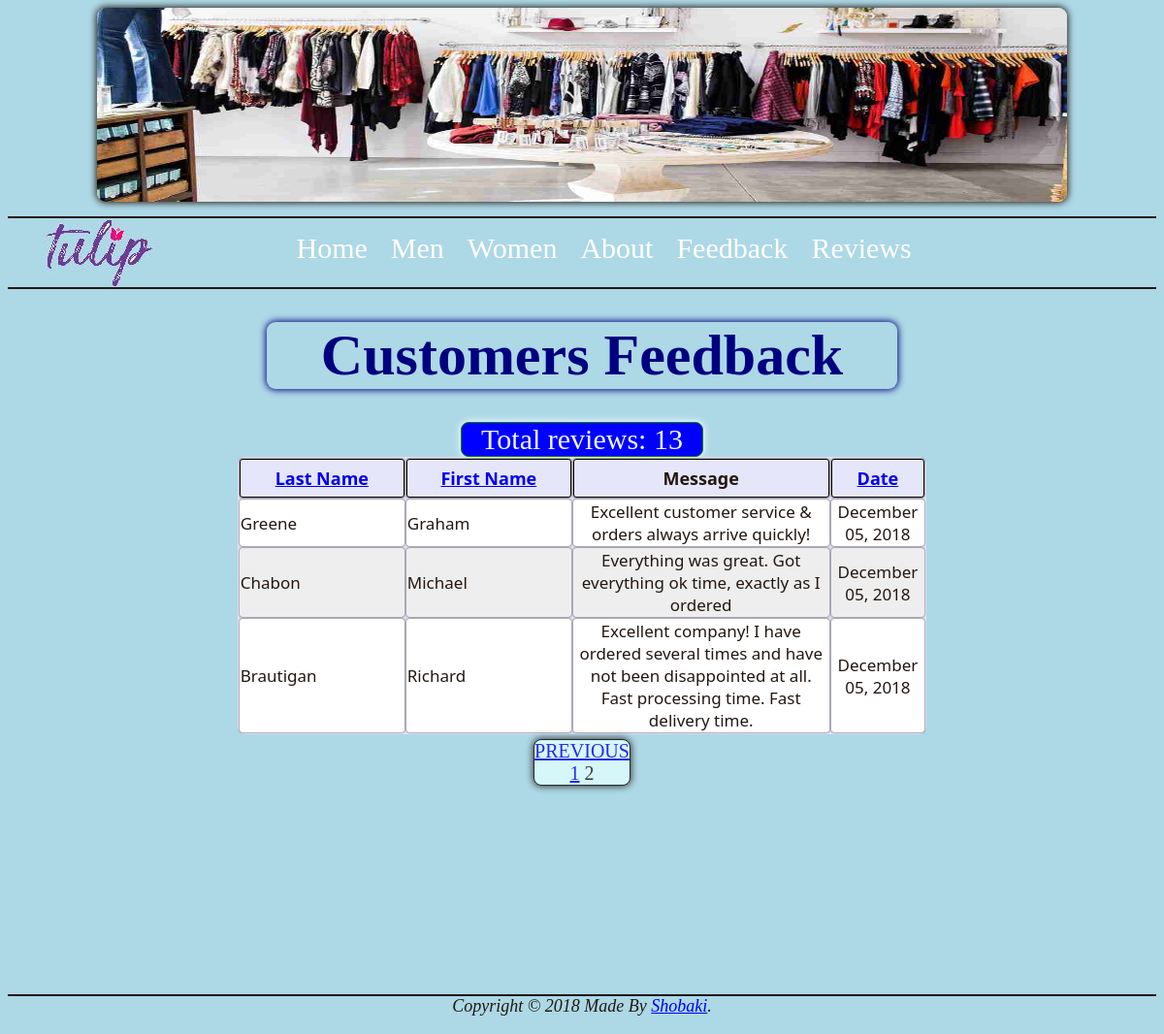
The page /view_contacts.php?s=10&p=2&sort=cd on the database its author committed.
### tables this page shows
CREATE TABLE contacts 
(
id MEDIUMINT UNSIGNED NOT NULL AUTO_INCREMENT,
first_name VARCHAR(20) NOT NULL,
last_name VARCHAR(40) NOT NULL,
email VARCHAR(60) NOT NULL,
message VARCHAR(8000) NOT NULL,
contact_date DATETIME DEFAULT CURRENT_TIMESTAMP,
PRIMARY KEY (id)
);

### view_contacts.php (the view, shortened to what this page needs)
<!DOCTYPE html>
<html lang="en">
		<head>
			<link rel="stylesheet" href="css/tulip.css">
		</head>
		<body>
			<header>
				<img class="welcome" src="images/about1.jpeg" alt="Store Picture">
			</header>
			<nav>
				<ul>
					<li><div class="logo"></div>       </li>
					<li><a href="index.php">Home</a>   </li>
					<li><a href="men.php">Men</a>      </li>
					<li><a href="women.php">Women</a>      </li>
					<li><a href="about.php">About</a>      </li>
					<li><a href="contact.php">Feedback</a>      </li>
                    <li><a href="view_contacts.php">Reviews</a>      </li>
				</ul>
			</nav>
			<main>
                <br>
<?php
echo '<h1 id="feedback">Customers Feedback</h1>';
require('dbConnection.php');
$display = 10;
if (isset($_GET['p']) && is_numeric($_GET['p'])) {
	$pages = $_GET['p'];
}
if (isset($_GET['s']) && is_numeric($_GET['s'])) {
	$start = $_GET['s'];
} else {
	$start = 0;
}
$sort = (isset($_GET['sort'])) ? $_GET['sort'] : 'cd';
switch ($sort) {
	case 'cd':
		$order_by = 'contact_date ASC';
		break;
}
$q = "SELECT last_name, first_name, message, DATE_FORMAT(contact_date, '%M %d, %Y') AS dc, id FROM contacts ORDER BY $order_by LIMIT $start, $display";
$r = @mysqli_query($conn, $q);
                echo '<br>';
     $q1 = "SELECT COUNT(id) FROM contacts";
	$r1 = @mysqli_query($conn, $q1);
    $row1 = @mysqli_fetch_array($r1, MYSQLI_NUM);
   $records = $row1[0];
 echo '<p id="tr">Total reviews: '. $records . '</p>';
echo '<table width="60%">
<thead>
<tr>
	<th align="left"><strong><a href="view_contacts.php?sort=ln">Last Name</a></strong></th>
	<th align="left"><strong><a href="view_contacts.php?sort=fn">First Name</a></strong></th>
    <th align="center"><strong>Message</strong></th>
	<th align="left"><strong><a href="view_contacts.php?sort=cd">Date</a></strong></th>
</tr>
</thead>
<tbody>
';
$bg = '#eeeeee';
while ($row = mysqli_fetch_array($r, MYSQLI_ASSOC)) {
	$bg = ($bg=='#eeeeee' ? '#ffffff' : '#eeeeee');
		echo '<tr bgcolor="' . $bg . '">
		<td class="left">' . $row['last_name'] . '</td>
		<td class="left">' . $row['first_name'] . '</td>
        <td align="center">' . $row['message'] . '</td>
		<td align="center">' . $row['dc'] . '</td>
	</tr>
	';
}
echo '</tbody></table>';
if ($pages > 1) {
	echo '<p class="next">';
	$current_page = ($start/$display) + 1;
	if ($current_page != 1) {
		echo '<a href="view_contacts.php?s=' . ($start - $display) . '&p=' . $pages . '&sort=' . $sort . '">Previous</a> ';
	}
	for ($i = 1; $i <= $pages; $i++) {
		if ($i != $current_page) {
			echo '<a href="view_contacts.php?s=' . (($display * ($i - 1))) . '&p=' . $pages . '&sort=' . $sort . '">' . $i . '</a> ';
		} else {
			echo $i . ' ';
		}
	}
	echo '</p>';
}
?>
</main><br><br><br><br>
				<footer>
				Copyright &copy 2018 Made By <a href="contact.php">Shobaki</a>.
			</footer>
		</body>
</html>

### css/tulip.css (style rules this page uses)
body { background-color: lightblue; color: #221811; font-family: Georgia, Times, Times New Roman, serif; font-size: 30px; }
header { padding-bottom:.5em; min-width: 800px; max-width: 1000px; margin-right:auto; margin-left: auto; }
h1 { text-align:center; font-family: Coronetscript, cursive; color: navy; border-radius: 9px; margin: auto; box-shadow: 0 0 7px 1px; }
#feedback { width:650px; }
.logo { background-color: lightblue; background-image: url(../images/logo.jpeg); background-repeat:no-repeat; width: 115px; height: 70px; float:left; margin-right:4.5em; margin-top: 1px; }
.welcome { width: 1000px; height: 200px; background: url(../images/welcome1.jpg); background-repeat: no-repeat; display:block; }
img { border-radius: 9px; box-shadow: 0 0 7px 1px; }
ul { list-style-type: none; margin: 0; padding-left: 3%; overflow: hidden; background-color: lightblue; border-bottom: 2px solid #221811; border-top: 2px solid #221811; }
li { float: left; }
li a { display: block; color: white; text-align: center; padding: 14px 12px; text-decoration: none; border-radius: 5px; }
footer { margin-top:5%; text-align: center; font-size: .60em; font-style: italic; padding-bottom: 10px; border-top: 2px solid #221811; }
* { box-sizing: border-box; }
.products td, th { text-align:center; padding: 10px; border: 1px solid black; }
table { border-radius: 8px; margin:auto; font-family: "Lucida Sans Unicode", "Lucida Grande", "Segoe Ui"; font-size: 12px; background-color: lavender; }
.next { font-family:Gorgia; text-align: center; text-transform: uppercase; font-size: 20px; border: 1px black solid; border-radius: 8px; box-shadow: 0 0 7px 1px; width:100px; background-color: lightcyan; opacity: .8; margin:auto; margin-top: 5px; margin-bottom: 20px; }
#tr { text-align: center; border:1px green solid; width:250px; margin: auto; background-color: blue; box-shadow: 0 0 7px 1px; border-radius: 8px; color: aliceblue; }
td { border-radius: 3px; font-size: 17px; box-shadow: 0 0 2px 0; }
th { border-radius: 3px; box-shadow: 0 0 2px 0; border: 1px solid black; padding: 7px 17px; font-size: 18px; }
.left { width:10em; }

### view_contacts.php (style rules this page uses)
p { text-align:center; max-width:80%; margin:auto; }

### rows shown on the page
contacts: last_name "Greene", first_name "Graham", message "Excellent customer service & orders always arrive quickly!", dc "December 05, 2018"
contacts: last_name "Chabon", first_name "Michael", message "Everything was great. Got everything ok time, exactly as I ordered", dc "December 05, 2018"
contacts: last_name "Brautigan", first_name "Richard", message "Excellent company! I have ordered several times and have not been disappointed at all. Fast processing time. Fast delivery time.", dc "December 05, 2018"

### other values the page prints
$records "13"
